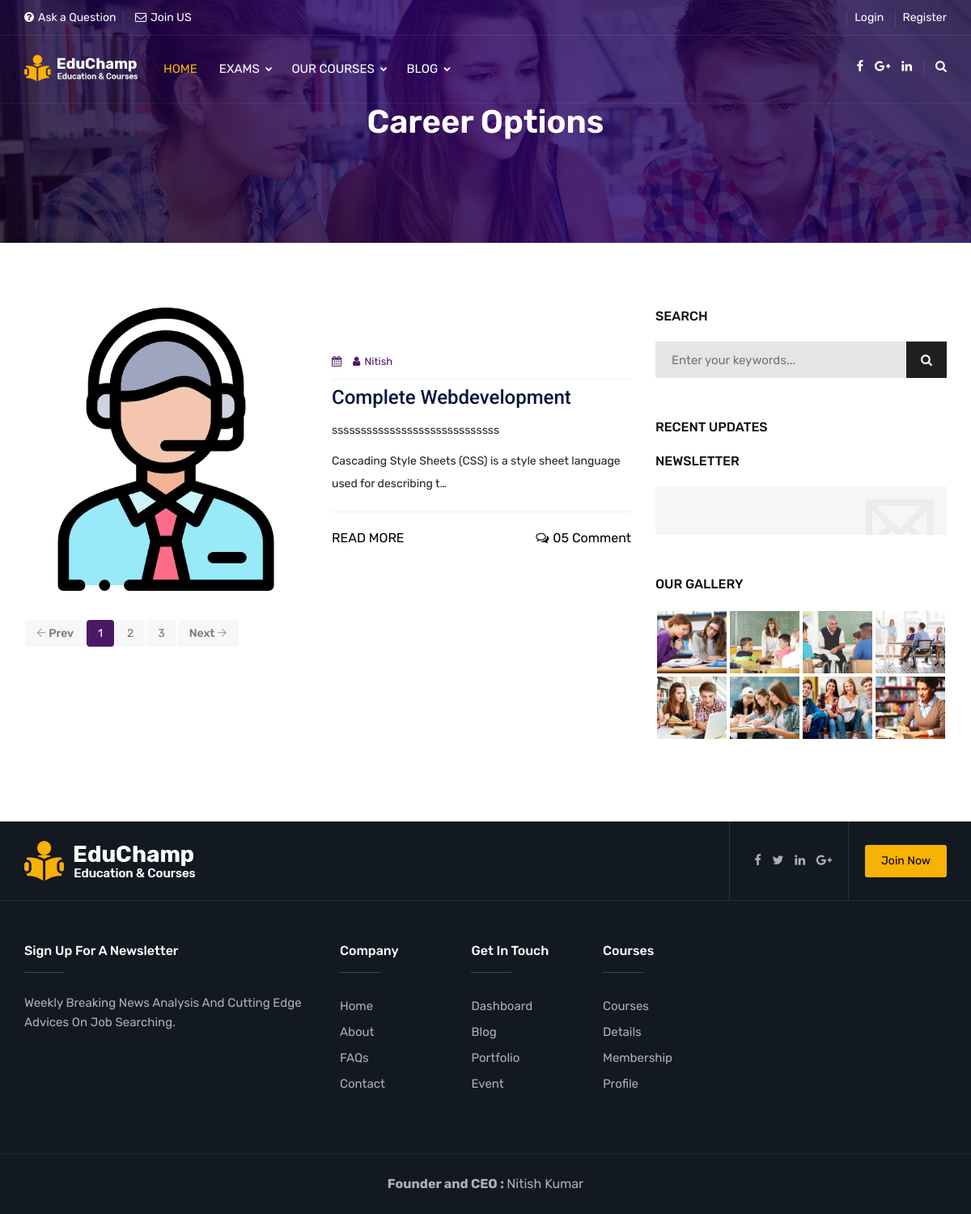
Page /explore/opportunities on the earlier database version.
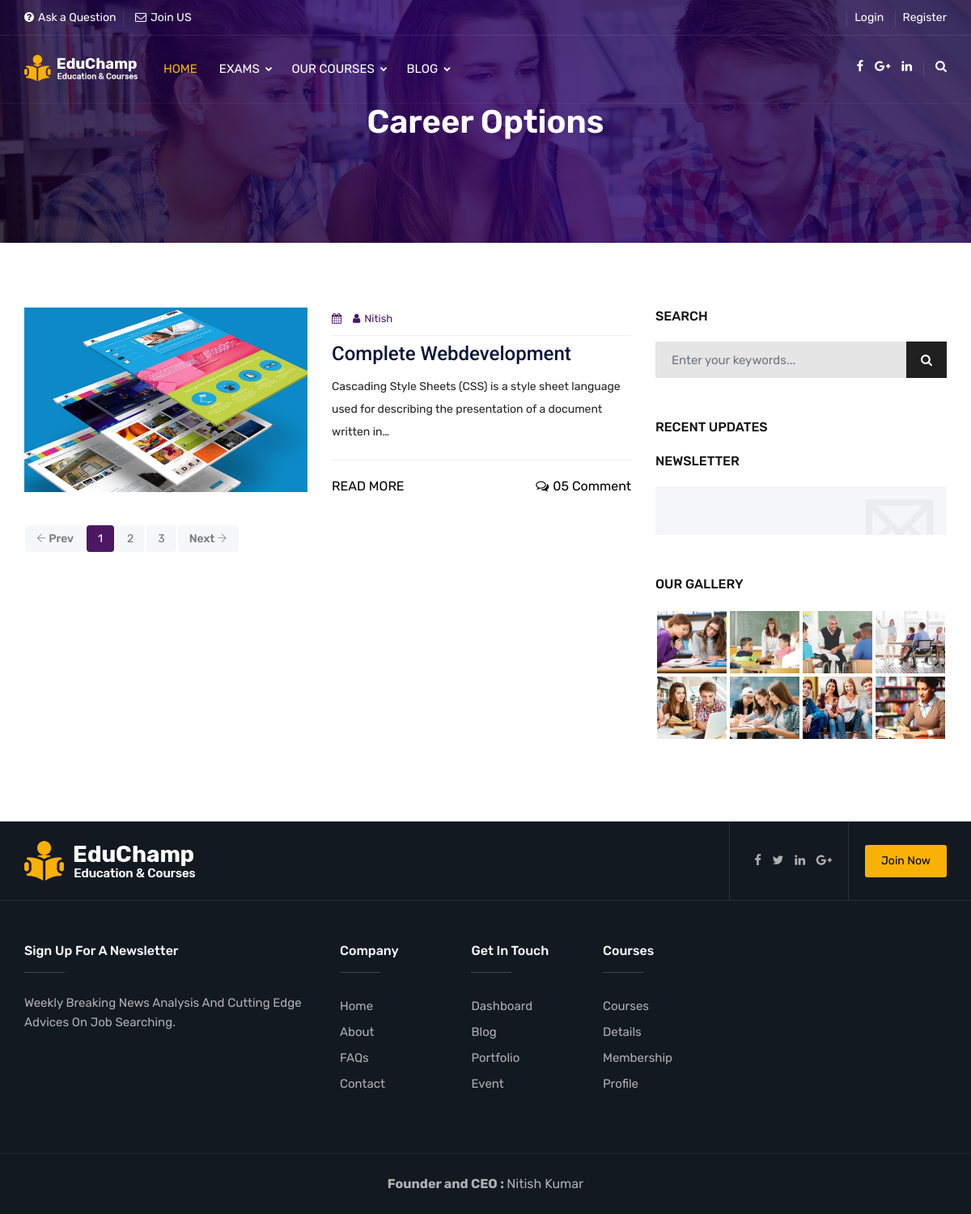
Same page on the later database version.
### blog/models.py (models this page shows)
class Career_Oppotunitie(models.Model):
    name= models.CharField(max_length=50)
    exam_to_qualify= models.ForeignKey(Exam, on_delete=models.CASCADE, null=True)
    desc = RichTextField()
    image = models.ImageField(upload_to="media/explore/",default="")
    slug = models.CharField(max_length=50)
    suggested_by = models.CharField(max_length=50, default="")
    def __str__(self):
        return self.name

### blog/views.py (the view)
# urls.py: path('opportunities', views.opportunities, name="opportunities"),
def opportunities(request):
    allopportunities = Career_Oppotunitie.objects.all()
    ads = blogAds.objects.all()
    print(allopportunities)
    context = {'allopportunities' : allopportunities}
    return render(request,'Eduguider/oppor.html', context)

### templates/Eduguider/oppor.html (shortened to what this page needs)
{% extends 'Eduguider/base.html'%}
{%load static%}
{% block head %}
<head>
	<link rel="stylesheet" type="text/css" href='{% static "assets/css/assets.css"%}'>
	<link rel="stylesheet" type="text/css" href='{% static "assets/css/typography.css"%}'>
	<link rel="stylesheet" type="text/css" href='{% static "assets/css/shortcodes/shortcodes.css"%}'>
	<link rel="stylesheet" type="text/css" href='{% static "assets/css/style.css"%}'>
	<link class="skin" rel="stylesheet" type="text/css" href='{% static "assets/css/color/color-1.css"%}'>
</head>
{% endblock %}
{% block body %}
<body id="bg">
	<div class="page-wraper">
    <div class="page-content bg-white">
        <div class="page-banner ovbl-dark" style="background-image:url(assets/images/banner/banner2.jpg);">
            <div class="container">
                <div class="page-banner-entry">
                    <h1 class="text-white">Career Options</h1>
				</div>
            </div>
        </div>
         <div class="content-block">
			<div class="section-area section-sp1">
				<div class="container">
					<div class="row">
						<div class="col-lg-8">
							{% for i in allopportunities %}
							<div class="blog-post blog-md clearfix">
								<div class="ttr-post-media">
									<a href="#"><img src='/media/{{i.image}}' alt=""></a>
								</div>
								<div class="ttr-post-info">
									<ul class="media-post">
										<li><a href="#"><i class="fa fa-calendar"></i></a></li>
										<li><a href="#"><i class="fa fa-user"></i>{{i.suggested_by}}</a></li>
									</ul>
									<h5 class="post-title"><a href="opportunities/{{i.slug}}">{{i.name}}</a></h5>
									<p>{{i.desc|truncatechars:120|safe}}</p>
									<div class="post-extra">
										<a href="opportunities/{{i.slug}}" class="btn-link">READ MORE</a>
										<a href="#" class="comments-bx"><i class="fa fa-comments-o"></i>05 Comment</a>
									</div>
								</div>
							</div>
							{%endfor%}
							<div class="pagination-bx rounded-sm gray clearfix">
								<ul class="pagination">
									<li class="previous"><a href="#"><i class="ti-arrow-left"></i> Prev</a></li>
									<li class="active"><a href="#">1</a></li>
									<li><a href="#">2</a></li>
									<li><a href="#">3</a></li>
									<li class="next"><a href="#">Next <i class="ti-arrow-right"></i></a></li>
								</ul>
							</div>
						</div>
							<div class="col-lg-4 col-xl-4">
								<aside  class="side-bar sticky-top">
									<div class="widget">
										<h6 class="widget-title">Search</h6>
										<div class="search-bx style-1">
											<form role="search" method="post">
												<div class="input-group">
													<input name="text" class="form-control" placeholder="Enter your keywords..." type="text">
													<span class="input-group-btn">
														<button type="submit" class="fa fa-search text-primary"></button>
													</span>
												</div>
											</form>
										</div>
									</div>
									<div class="widget recent-posts-entry">
										<h6 class="widget-title">Recent Updates</h6>
									<div class="widget widget-newslatter">
										<h6 class="widget-title">Newsletter</h6>
										<div class="news-box">
										</div>
									</div>
									<div class="widget widget_gallery gallery-grid-4">
										<h6 class="widget-title">Our Gallery</h6>
										<ul>
											<li><div><a href="#"><img src='{% static "assets/images/gallery/pic2.jpg"%}' alt=""></a></div></li>
											<li><div><a href="#"><img src='{% static "assets/images/gallery/pic1.jpg"%}' alt=""></a></div></li>
											<li><div><a href="#"><img src='{% static "assets/images/gallery/pic5.jpg"%}' alt=""></a></div></li>
											<li><div><a href="#"><img src='{% static "assets/images/gallery/pic7.jpg"%}' alt=""></a></div></li>
											<li><div><a href="#"><img src='{% static "assets/images/gallery/pic8.jpg"%}' alt=""></a></div></li>
											<li><div><a href="#"><img src='{% static "assets/images/gallery/pic9.jpg"%}' alt=""></a></div></li>
											<li><div><a href="#"><img src='{% static "assets/images/gallery/pic3.jpg"%}' alt=""></a></div></li>
											<li><div><a href="#"><img src='{% static "assets/images/gallery/pic4.jpg"%}' alt=""></a></div></li>
										</ul>
									</div>
								</aside>
							</div>
					</div>
				</div>
			</div>
        </div>
    </div>
</div>
{% endblock %}

### templates/Eduguider/base.html (shortened to what this page needs)
{% load static %}
<!DOCTYPE html>
<html lang="en">
{% block head%}
{% endblock%}
<body id="bg">
	<div class="page-wraper">
		<header class="header rs-nav header-transparent">
			<div class="top-bar">
				<div class="container">
					<div class="row d-flex justify-content-between">
						<div class="topbar-left">
							<ul>
								<li><a href="/faqs"><i class="fa fa-question-circle"></i>Ask a Question</a></li>
								<li><a href="/contact"><i class="fa fa-envelope-o"></i>Join US</a></li>
							</ul>
						</div>
						<div class="topbar-right">
							<ul>
							{% if user.is_authenticated %}
							<li>
								<select class="header-lang-bx">
									<option data-icon="user user-profile"><a href="">{{request.user}}</a></option>
								</select>
							</li>
							<li>
								<a href="/accounts/logout">Logout</a>
							</li>
							{%else%}
							<li><a href="/accounts/login">Login</a></li>
							<li><a href="/accounts/signup">Register</a></li>
							{% endif%}
							</ul>
						</div>
					</div>
				</div>
			</div>
			<div class="sticky-header navbar-expand-lg">
				<div class="menu-bar clearfix">
					<div class="container clearfix">
						<div class="menu-logo">
							<a href="/"><img src='{% static "assets/images/logo-white.png" %}' alt=""></a>
						</div>
						<div class="secondary-menu">
							<div class="secondary-inner">
								<ul>
									<li><a href="javascript:;" class="btn-link"><i class="fa fa-facebook"></i></a></li>
									<li><a href="javascript:;" class="btn-link"><i class="fa fa-google-plus"></i></a>
									</li>
									<li><a href="javascript:;" class="btn-link"><i class="fa fa-linkedin"></i></a></li>
									<li class="search-btn"><button id="quik-search-btn" type="button"
											class="btn-link"><i class="fa fa-search"></i></button></li>
								</ul>
							</div>
						</div>
						<div class="menu-links navbar-collapse collapse justify-content-start" id="menuDropdown">
							<ul class="nav navbar-nav">
								<li class="active"><a href="/">Home </a>
								</li>
								<li><a href="/exam">Exams <i class="fa fa-chevron-down"></i></a>
								</li>
								<li class="add-mega-menu"><a href="javascript:;">Our Courses <i
											class="fa fa-chevron-down"></i></a>
								</li>
								<li><a href="javascript:;">Blog <i class="fa fa-chevron-down"></i></a>
								</li>
							</ul>
						</div>
					</div>
				</div>
			</div>
		</header>
		{% block body%}{% endblock %}
		<footer>
			<div class="footer-top">
				<div class="pt-exebar">
					<div class="container">
						<div class="d-flex align-items-stretch">
							<div class="pt-logo mr-auto">
								<a href="index.html"><img src='{% static "assets/images/logo-white.png" %}'
										alt="" /></a>
							</div>
							<div class="pt-social-link">
								<ul class="list-inline m-a0">
									<li><a href="#" class="btn-link"><i class="fa fa-facebook"></i></a></li>
									<li><a href="#" class="btn-link"><i class="fa fa-twitter"></i></a></li>
									<li><a href="#" class="btn-link"><i class="fa fa-linkedin"></i></a></li>
									<li><a href="#" class="btn-link"><i class="fa fa-google-plus"></i></a></li>
								</ul>
							</div>
							<div class="pt-btn-join">
								<a href="#" class="btn ">Join Now</a>
							</div>
						</div>
					</div>
				</div>
				<div class="container">
					<div class="row">
						<div class="col-lg-4 col-md-12 col-sm-12 footer-col-4">
							<div class="widget">
								<h5 class="footer-title">Sign Up For A Newsletter</h5>
								<p class="text-capitalize m-b20">Weekly Breaking news analysis and cutting edge advices
									on job searching.</p>
							</div>
						</div>
						<div class="col-12 col-lg-5 col-md-7 col-sm-12">
							<div class="row">
								<div class="col-4 col-lg-4 col-md-4 col-sm-4">
									<div class="widget footer_widget">
										<h5 class="footer-title">Company</h5>
										<ul>
											<li><a href="index.html">Home</a></li>
											<li><a href="about-1.html">About</a></li>
											<li><a href="faq-1.html">FAQs</a></li>
											<li><a href="contact-1.html">Contact</a></li>
										</ul>
									</div>
								</div>
								<div class="col-4 col-lg-4 col-md-4 col-sm-4">
									<div class="widget footer_widget">
										<h5 class="footer-title">Get In Touch</h5>
										<ul>
											<li><a href="">Dashboard</a></li>
											<li><a href="blog-classic-grid.html">Blog</a></li>
											<li><a href="portfolio.html">Portfolio</a></li>
											<li><a href="event.html">Event</a></li>
										</ul>
									</div>
								</div>
								<div class="col-4 col-lg-4 col-md-4 col-sm-4">
									<div class="widget footer_widget">
										<h5 class="footer-title">Courses</h5>
										<ul>
											<li><a href="courses.html">Courses</a></li>
											<li><a href="courses-details.html">Details</a></li>
											<li><a href="membership.html">Membership</a></li>
											<li><a href="profile.html">Profile</a></li>
										</ul>
									</div>
								</div>
							</div>
						</div>
					</div>
				</div>
			</div>
			<div class="footer-bottom">
				<div class="container">
					<div class="row">
						<div class="col-lg-12 col-md-12 col-sm-12 text-center"> <a target="_blank" href="#"><b>Founder
									and CEO : </b> Nitish Kumar</a></div>
					</div>
				</div>
			</div>
		</footer>
	</div>
</body>
</html>

### static/assets/css/typography.css (style rules this page uses)
body { background-color: #fff; font-family: Rubik; font-size: 16px; font-weight: 400; color:#505050; padding: 0; margin: 0; overflow-x: hidden; -webkit-font-smoothing: antialiased; font-smoothing: antialiased; -moz-osx-font-smoothing: grayscale; scroll-behavior: smooth; }
a { color: #6f6f6f; outline: 0 none; text-decoration: none; }
img { border-style: none; height: auto; max-width: 100%; vertical-align: middle; }
section, article, aside, details, figcaption, figure, footer, header, hgroup, main, menu, nav, summary { display: block; }
p, address, pre, hr, ul, ol, dl, dd, table { margin-bottom: 24px; }
p { line-height: 28px; margin-bottom: 24px; }
h1, h2, h3, h4, h5, h6 { color: #111111; font-family: rubik; margin-top:0; }
h1 a, h2 a, h3 a, h4 a, h5 a, h6 a { color: inherit; }
h1 { font-size: 36px; line-height: 45px; margin-bottom: 25px; font-weight: 700; }
h5 { font-size: 18px; line-height: 24px; margin-bottom: 10px; font-weight: 500; }
h6 { font-size: 16px; line-height: 22px; margin-bottom: 10px; font-weight: 500; }
dl, ul, ol { list-style-position: outside; padding: 0; }
ul, ol { margin-bottom: 24px; }
ul li, ol li { padding: 0; }
.m-a0 { margin: 0; }
.m-b20 { margin-bottom: 20px; }
.text-white { color: #fff; }
.bg-white { background-color: #FFF; }
.text-white { color: #FFF; }
.list-inline li { display: inline-block; }

### static/assets/css/shortcodes/form.css (style rules this page uses)
.btn, .panel, .form-control, .img-thumbnail, .panel-head ing, .dropdown-menu, .panel-group .panel, .nav-tabs > li > a, .modal-content, .navbar-toggler, .nav-pills > li > a, .pager li > a, .pager li > span, .well, .alert, .list-group-item:first-child, .list-group-item:last-child, .input-group-addon, .btn-group-divides > .btn:not(:first-child):not(:last-child):not(.dropdown-toggle), .btn-group-divides > .btn:last-child:not(:first-child), .btn-group > .dropdown-toggle:not(:first-child), .ttr-booking-form .ttr-extra-services li .feature-box-lg, .ttr-booking-form .ttr-extra-services li.active .feature-box-lg:after, .widget_tag_cloud a, .searchform input[type="text"], .searchform input[type="submit"], ol.comment-list li.comment .comment-body { -webkit-border-radius: 0; -moz-border-radius: 0; border-radius: 0; }
a, .ttr-box, .btn, .form-control, .ov-box, .overlay-icon li a i, .feature-box-xl, .feature-box-lg, .feature-box-md, .feature-box-sm, .feature-box-xs, .navbar-toggler, .menu-logo, .menu-links .nav > li > a, .secondary-menu { -webkit-transition: all 0.2s linear; -moz-transition: all 0.2s linear; -ms-transition: all 0.2s linear; -o-transition: all 0.2s linear; transition: all 0.2s linear; }
.clearfix:after, .clearfix:before { content: ""; display: table; }
.clearfix:after { clear: both; }
button { outline:none !important; cursor:pointer; }
.form-control { border-color: #e1e6eb; box-shadow: none; height: 40px; font-size: 13px; line-height: 20px; padding: 9px 12px; }
.input-group { width: 100%; }
.input-group .form-control, .input-group-addon, .input-group-btn { display: table-cell; }

### static/assets/css/shortcodes/button.css (style rules this page uses)
.btn { -moz-user-select: none; border: 1px solid rgba(0, 0, 0, 0); border-radius: 4px; display: inline-block; font-size: 16px; font-weight: 400; line-height: 1.25; padding: 8px 16px; text-align: center; transition: all 0.2s ease-in-out 0s; vertical-align: middle; white-space: nowrap; }
.btn, .btn-secondry { color: #fff; padding: 10px 20px; display: inline-block; font-size: 14px; outline: none; cursor: pointer; outline: none; border-width: 0; border-style: solid; border-color: transparent; line-height: 1.42857; border-radius: 3px; font-weight: 400; text-align:center; font-family: rubik; }
.btn { background-color: #EFBB20; }
.btn-link { background: rgba(0, 0, 0, 0) none repeat scroll 0 0; border: 0 none; display: inline-block; font-weight: 400; color: #000; }
.btn-link i { margin-left: 10px; }

### static/assets/css/shortcodes/layout.css (style rules this page uses)
#bg { background-attachment: fixed; background-size: cover; }

### static/assets/css/shortcodes/list.css (style rules this page uses)
ul[class*="list-"] { font-family: "rubik",sans-serif; font-size:15px; }

Differences in the rows shown:
changed Career_Oppotunitie "Complete Webdevelopment": image: a different picture; desc "sssssssssssssssssssssssssssss Cascading Style Sheets (CSS) is a style sheet language used for describing t…" → "Cascading Style Sheets (CSS) is a style sheet language used for describing the presentation of a document written in…"
